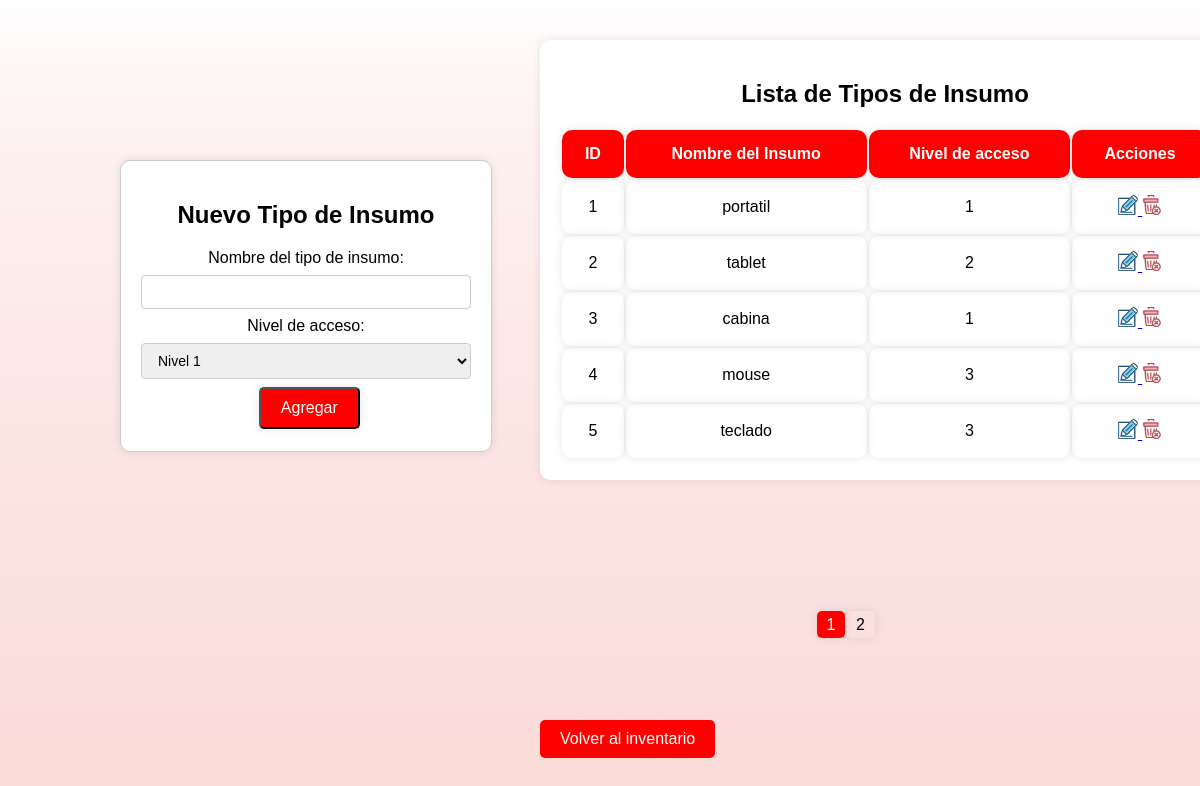
The page /ADMINISTRADOR/tipo_insumo.php on the database its author committed.
### tables this page shows
CREATE TABLE IF NOT EXISTS `tipo_insumo` (
  `id_insumo` int NOT NULL AUTO_INCREMENT,
  `nivel_insumo` int NOT NULL,
  `nombre_insumo` varchar(255) NOT NULL,
  PRIMARY KEY (`id_insumo`),
  UNIQUE KEY `nombre_insumo` (`nombre_insumo`)
);

### ADMINISTRADOR/tipo_insumo.php (the view, shortened to what this page needs)
<?php
$conexion = new mysqli("localhost", "root", "", "basededatos");
$registrosPorPagina = 5;
$paginaActual = isset($_GET['pagina']) ? $_GET['pagina'] : 1;
$offset = ($paginaActual - 1) * $registrosPorPagina;
$sql2 = "SELECT id_insumo, nombre_insumo, nivel_insumo FROM tipo_insumo ORDER BY id_insumo ASC LIMIT $offset, $registrosPorPagina";
$resultado2 = $conexion->query($sql2);
$totalRegistros = $conexion->query("SELECT COUNT(*) as total FROM tipo_insumo")->fetch_assoc()['total'];
$numTotalPaginas = ceil($totalRegistros / $registrosPorPagina);
?>
<!DOCTYPE html>
<html lang="en">
<head>
</head>
<body>
    <div class="login-box2">
        <h2>Nuevo Tipo de Insumo</h2>
        <form action="p_tipo_insumo.php" method="post">
            <label for="nombre_insumo">Nombre del tipo de insumo:</label>
            <input type="text" name="nombre_insumo" required>
            <br>
            <label for="nivel_acceso">Nivel de acceso:</label>
            <select name="nivel_acceso">
                <option value="1">Nivel 1</option>
            <br>
            <input class="btno" type="submit" name="agregar" value="Agregar">
        </form>
    </div>
    <div class="tabla-container">
        <h2>Lista de Tipos de Insumo</h2>
        <table class="tabla-insumos">
            <thead>
                <tr>
                    <th>ID</th>
                    <th>Nombre del Insumo</th>
                    <th>Nivel de acceso</th>
                    <th>Acciones</th>
                </tr>
            </thead>
            <tbody>
                <?php
                if ($resultado2->num_rows > 0) {
                    while ($row = $resultado2->fetch_assoc()) {
                        echo "<tr>";
                        echo "<td>" . $row['id_insumo'] . "</td>";
                        echo "<td>" . $row['nombre_insumo'] . "</td>";
                        echo "<td>" . $row['nivel_insumo'] . "</td>";
                        echo "<td>
                                    <a href='modificar_tipo_insumo.php?id_insumo=" . $row['id_insumo'] .
                                    "&nivel_insumo=" . $row['nivel_insumo'] .
                                    "&nombre_insumo=" . urlencode($row['nombre_insumo']) . "'
                                    onclick=\"return confirm('¿Estás seguro de que deseas modificar este tipo de insumo?');\">
                                        <img src='imagenes/editar.png' alt='Modificar' title='Modificar' style='width:20px; height:20px;'>
                                    </a>
                                    <a href='eliminar_tipo_insumo.php?id_insumo=" . $row['id_insumo'] . "'
                                    onclick=\"return confirm('¿Estás seguro de que deseas eliminar este tipo de insumo?');\">
                                    <img src='imagenes/eliminar.png' alt='Eliminar' title='Eliminar' style='width:20px; height:20px;'>
                                    </a>
                             </td>";
                        echo "</tr>";
                    }
                } else {
                    echo "<tr><td colspan='2'>No hay tipos de insumo registrados</td></tr>";
                }
                ?>
            </tbody>
        </table>
    </div>
    <div class="pagination">
        <?php
        for ($i = 1; $i <= $numTotalPaginas; $i++) {
            $claseActiva = ($i == $paginaActual) ? "active" : "";
            echo "<a class='$claseActiva' href='tipo_insumo.php?pagina=$i'>$i</a>";
        }
        ?>
    </div>
    <a class="regresar" href="inventario.php">Volver al inventario</a>
</body>
</html>

### ADMINISTRADOR/tipo_insumo.php (style rules this page uses)
html { background: linear-gradient(to bottom, white, 30%, #FADBD8); margin: 0; height: 100vh; display: flex; justify-content: center; align-items: center; }
body { font-family: Arial, sans-serif; margin-bottom: 15%; }
.login-box2 { width: 330px; text-align: center; height: 250px; position: absolute; top: 20%; left: 10%; padding: 20px; display: inline-block; background-color: #fff; border: 1px solid #ccc; border-radius: 10px; box-shadow: 0 0 10px rgba(0, 0, 0, 0.1); }
input[type="textarea"], input[type="text"], select { width: 100%; padding: 8px 12px; margin: 8px 0; display: inline-block; border: 1px solid #ccc; border-radius: 4px; box-sizing: border-box; font-size: 14px; transition: border-color 0.3s ease, box-shadow 0.3s ease; }
h2 { text-align: center; }
.btno { display: inline-block; padding: 10px 20px; background-color: #ff0000; color: #FFF; text-decoration: none; border-radius: 5px; font-size: 16px; margin-left: 2%; box-shadow: 0 0 10px rgba(0, 0, 0, 0.1); }
.tabla-container { width: 650px; position: absolute; top: 5%; left: 45%; padding: 20px; background-color: #fff; border-radius: 10px; box-shadow: 0 0 10px rgba(0, 0, 0, 0.1); margin-right: 50px; }
.tabla-insumos { width: 100%; margin-top: 10px; }
.tabla-insumos th, .tabla-insumos td { padding: 15px; text-align: center; box-shadow: 0 0 10px rgba(0, 0, 0, 0.1); border-radius: 10px; }
.tabla-insumos th { background-color: #ff0000; color: white; }
.pagination { text-align: center; position: absolute; top: 77%; left: 68%; }
.pagination a { display: inline-flexbox; padding: 5px 10px; margin-left: 1%; box-shadow: 0 0 10px rgba(0, 0, 0, 0.1); border-radius: 5px; text-decoration: none; color: #000; }
.pagination a.active { background-color: #ff0000; color: #fff; box-shadow: 0 0 10px rgba(0, 0, 0, 0.1); border-radius: 5px; }
.regresar { display: inline-block; padding: 10px 20px; background-color: #ff0000; color: #FFF; text-decoration: none; border-radius: 5px; font-size: 16px; position: absolute; top: 90%; left: 45%; }

### rows shown on the page
tipo_insumo: id_insumo "1", nombre_insumo "portatil", nivel_insumo "1"
tipo_insumo: id_insumo "2", nombre_insumo "tablet", nivel_insumo "2"
tipo_insumo: id_insumo "3", nombre_insumo "cabina", nivel_insumo "1"
tipo_insumo: id_insumo "4", nombre_insumo "mouse", nivel_insumo "3"
tipo_insumo: id_insumo "5", nombre_insumo "teclado", nivel_insumo "3"
